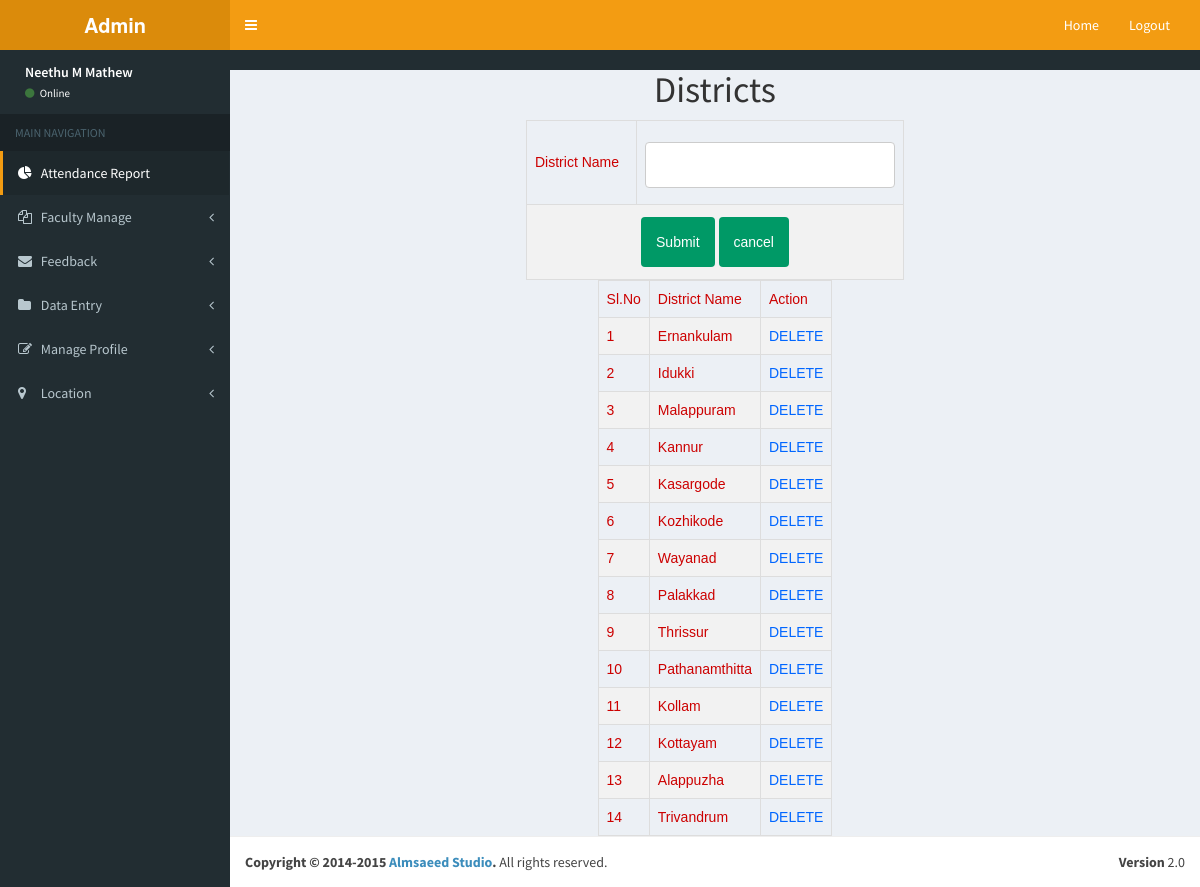
/Project/Admin/District.php (signed in), run on the app's committed database.
### tables this page shows
CREATE TABLE `tbl_district` (
  `district_id` int(11) NOT NULL,
  `district_name` varchar(50) NOT NULL
);

### Project/Admin/District.php (the view, shortened to what this page needs)
<!DOCTYPE html PUBLIC "-//W3C//DTD XHTML 1.0 Transitional//EN" "http://www.w3.org/TR/xhtml1/DTD/xhtml1-transitional.dtd">
<html xmlns="http://www.w3.org/1999/xhtml">
<head>
</head>
<?php
include('Head.php');
?>
<body>
<div id="tab" align="center">
<h1 align="center">Districts</h1>
<?php
include("../Assets/Connection/Connection.php");
?>
<form id="form1" name="form1" method="post" action="">
  <table width="378" height="85" border="1">
    <tr>
      <td>District Name</td>
      <td><label for="txt_district"></label>
      <input type="text" name="txt_district" id="txt_district" required/></td>
    </tr>
    <tr>
      <td colspan="2" align="center"><input type="submit" name="btn_save" id="btn_save" value="Submit" />
      <input type="reset" name="btn_can" id="btn_can" value="cancel" /></td>
    </tr>
  </table>
  <table width="200" border="1">
    <tr>
      <td>Sl.No</td>
      <td>District Name</td>
      <td>Action</td>
    </tr>
    <?php
	$selQry="select * from tbl_district";
	$res=$con->query($selQry);
	$i=0;
	while($row=$res->fetch_assoc())
	{
		$i++;
	?>
    <tr>
      <td><?php echo $i ?></td>
      <td><?php echo $row['district_name'] ?></td>
      <td><a href="District.php?did=<?php echo $row['district_id'] ?>">DELETE</a></td>
    </tr>
    <?php
	}
	?>
  </table>
</form>
</div>
</body>
</html>
<?php
        include('Foot.php');
        ?>

### Project/Assets/Template/form.css (style rules this page uses)
#tab { font-family: "Trebuchet MS", Arial, Helvetica, sans-serif; border-collapse: collapse; width: 100%; }
#tab td, #tab th { border: 1px solid #ddd; padding: 8px; color: #C00; }
#tab a { color:#06F; }
#tab tr:nth-child(even) { background-color: #f2f2f2; }
input[type=text],[type=password],[type=email],[type=date], select { width: 100%; padding: 12px 20px; margin: 8px 0; display: inline-block; border: 1px solid #ccc; border-radius: 4px; box-sizing: border-box; }
input[type=submit] { background-color: #096; color: white; padding: 15px; margin: 4px 0; border: none; border-radius: 4px; cursor: pointer; }
input[type=reset] { background-color: #096; color: white; padding: 15px; margin: 4px 0; border: none; border-radius: 4px; cursor: pointer; }

### data on the page
tbl_district: district_name "Ernankulam"
tbl_district: district_name "Idukki"
tbl_district: district_name "Malappuram"
tbl_district: district_name "Kannur"
tbl_district: district_name "Kasargode"
tbl_district: district_name "Kozhikode"
tbl_district: district_name "Wayanad"
tbl_district: district_name "Palakkad"
tbl_district: district_name "Thrissur"
tbl_district: district_name "Pathanamthitta"
tbl_district: district_name "Kollam"
tbl_district: district_name "Kottayam"
tbl_district: district_name "Alappuzha"
tbl_district: district_name "Trivandrum"
